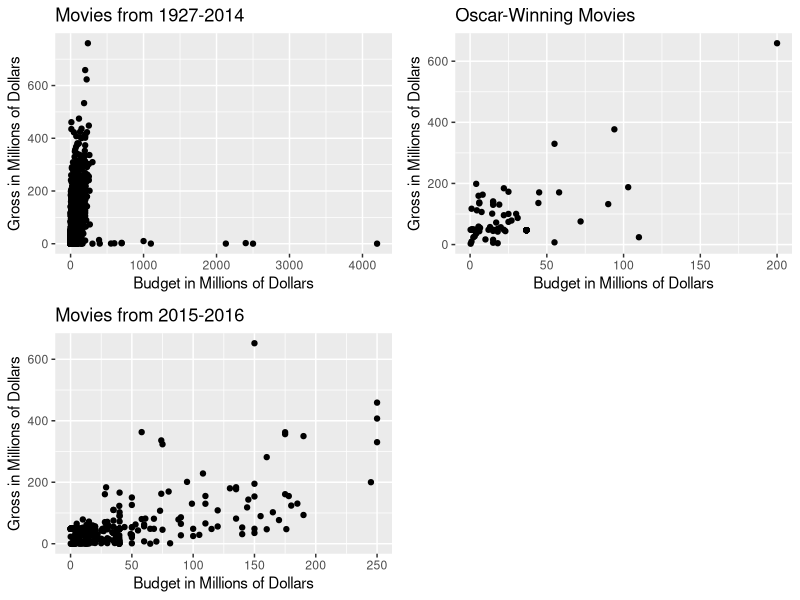
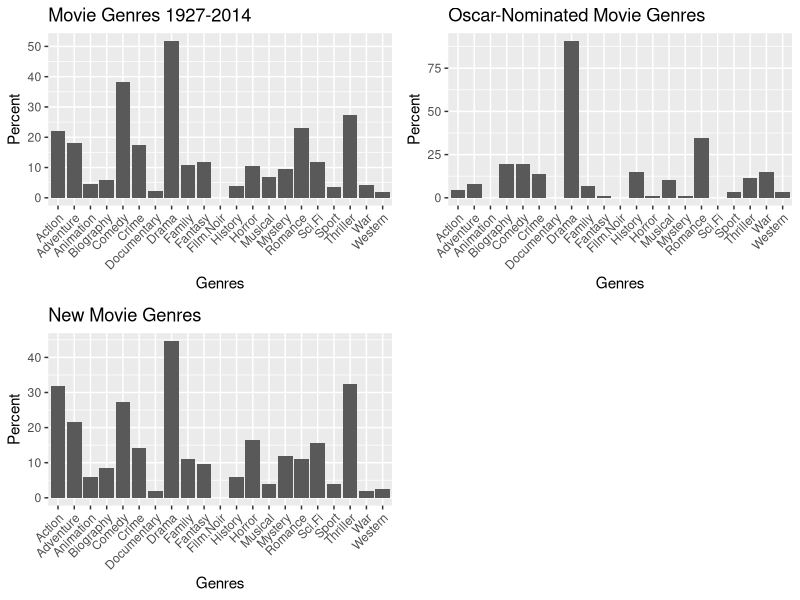

R code for these plots, in order:
## ---- chunk 1
knitr::opts_chunk$set(echo = TRUE)
library(dplyr)
library(ggplot2)
library(gridExtra)
options(scipen = 5)
train_movies <- read.csv("train_movies.csv", stringsAsFactors = FALSE)

#Remove invalid country name
train_movies$country[train_movies$country == "Official site"] <- "Unknown"

won_movies <- subset(train_movies, train_movies$nominations != 0)

new_movies <- read.csv("test_movies.csv", stringsAsFactors = FALSE)

## ---- chunk 2

table(won_movies$language, won_movies$country)

## ---- chunk 3

plot1 <- ggplot(train_movies, aes((budget/10^6), (gross/10^6))) + geom_point() +
  labs(title="Movies from 1927-2014", x="Budget in Millions of Dollars", 
       y="Gross in Millions of Dollars") 
plot2 <- ggplot(won_movies, aes((budget/10^6), (gross/10^6))) + geom_point() + 
  labs(title="Oscar-Winning Movies", x="Budget in Millions of Dollars", 
       y="Gross in Millions of Dollars")
plot3 <- ggplot(new_movies, aes((budget/10^6), (gross/10^6))) + geom_point() + 
  labs(title="Movies from 2015-2016", x="Budget in Millions of Dollars", 
       y="Gross in Millions of Dollars")

grid.arrange(plot1, plot2, plot3, ncol=2)


## ---- chunk 4

genres1 <- train_movies[ , c("Action", "Adventure", "Biography", "Comedy", "Crime", "Drama", "Musical", "Western", 
                             "Family", "Film.Noir", "History", "Mystery", "Romance", "Sport", "War", "Fantasy", "Sci.Fi",
                             "Thriller", "Documentary", "Horror", "Animation")]
genres2 <- won_movies[ , c("Action", "Adventure", "Biography", "Comedy", "Crime", "Drama", "Musical", "Western", 
                             "Family", "Film.Noir", "History", "Mystery", "Romance", "Sport", "War", "Fantasy", "Sci.Fi",
                             "Thriller", "Documentary", "Horror", "Animation")]
genres_new <- new_movies[ , c("Action", "Adventure", "Biography", "Comedy", "Crime", "Drama", "Musical", "Western", 
                             "Family", "Film.Noir", "History", "Mystery", "Romance", "Sport", "War", "Fantasy", "Sci.Fi",
                             "Thriller", "Documentary", "Horror", "Animation")]

genre_plot1 <- as.data.frame(colSums(genres1))
percent1 <- (genre_plot1$`colSums(genres1)` / nrow(train_movies)) * 100 
plt1 <- ggplot(genre_plot1, aes(x=rownames(genre_plot1), y=percent1)) + 
  geom_bar(stat = "identity", position = "dodge") + labs(x = "Genres", y = "Percent", title = "Movie Genres 1927-2014") + 
  theme(axis.text.x = element_text(angle = 45, hjust = 1, vjust = 1))

genre_plot2 <- as.data.frame(colSums(genres2))
percent2 <- (genre_plot2$`colSums(genres2)` / nrow(won_movies)) * 100
plt2 <- ggplot(genre_plot2, aes(x=rownames(genre_plot2), y=percent2)) + 
  geom_bar(stat = "identity", position = "dodge") + labs(x = "Genres", y = "Percent", title = "Oscar-Nominated Movie Genres") + 
  theme(axis.text.x = element_text(angle = 45, hjust = 1, vjust = 1))

genre_plot_new <- as.data.frame(colSums(genres_new))
percent_new <- (genre_plot_new$`colSums(genres_new)` / nrow(new_movies)) * 100 

plt3 <- ggplot(genre_plot_new, aes(x=rownames(genre_plot_new), y=percent_new)) + 
  geom_bar(stat = "identity", position = "dodge") + labs(x = "Genres", y = "Percent", title = "New Movie Genres") + 
  theme(axis.text.x = element_text(angle = 45, hjust = 1, vjust = 1))

grid.arrange(plt1, plt2, plt3, ncol=2)


## ---- chunk 5

table(train_movies$language, train_movies$country)

table(new_movies$language, new_movies$country)

